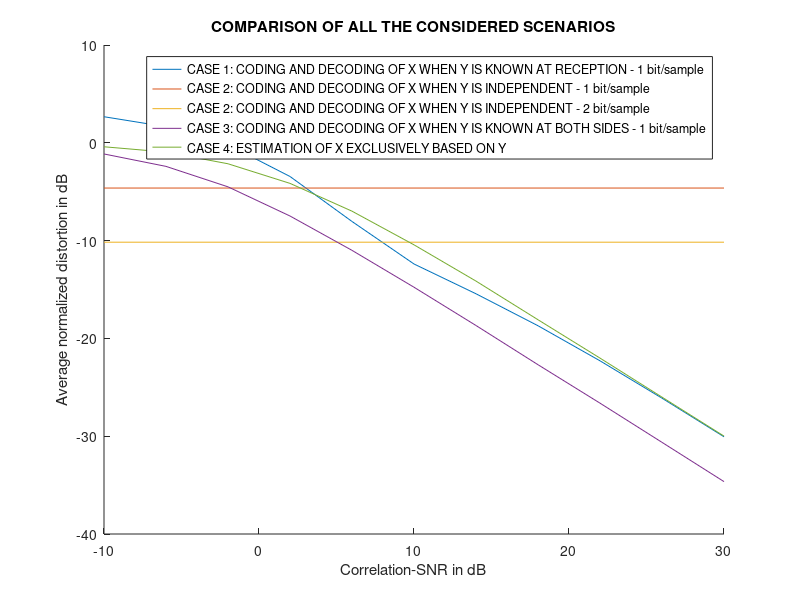

Source code (MATLAB):
%%
% @file: main.m
% @author: BLANCO CAAMANO, RAMON.
%
% @about: DISTRIBUTED SOURCE CODING USING SYNDROMES.
%         CONCLUSIONS: COMPARISON BETWEEN DIFERENTS CASES PROPOSED.
%%
load('SAVE/CONCLUSIONS.mat')

dist_case_2_1 = ones(length(SNR),1)*dist_case2(1);
dist_case_2_2 = ones(length(SNR),1)*dist_case2(2);

figure(1)
hold on;
plot(SNR,dist_case1);
plot(SNR,dist_case_2_1);
plot(SNR,dist_case_2_2);
plot(SNR,dist_case3);
plot(SNR,dist_case4);
legend('CASE 1: CODING AND DECODING OF X WHEN Y IS KNOWN AT RECEPTION - 1 bit/sample','CASE 2: CODING AND DECODING OF X WHEN Y IS INDEPENDENT - 1 bit/sample','CASE 2: CODING AND DECODING OF X WHEN Y IS INDEPENDENT - 2 bit/sample','CASE 3: CODING AND DECODING OF X WHEN Y IS KNOWN AT BOTH SIDES - 1 bit/sample','CASE 4: ESTIMATION OF X EXCLUSIVELY BASED ON Y');
hold off;
xlabel('Correlation-SNR in dB');
ylabel('Average normalized distortion in dB');
title('COMPARISON OF ALL THE CONSIDERED SCENARIOS');